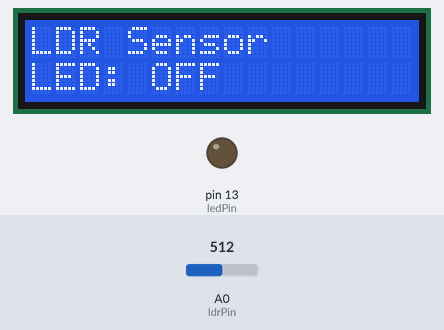
A sketch run on a simulated Arduino Uno, built with avr-gcc and run on an emulated ATmega328P. Parts: 16×2 character LCD, output pins drawn as LEDs (lit = HIGH). Inputs (shaded band) come from the test bench; at power-on: A0 (ldrPin) = 512.

Above: at 1.2 s.
1.3 s: A0 (ldrPin) set to 492
At 2.3 s:
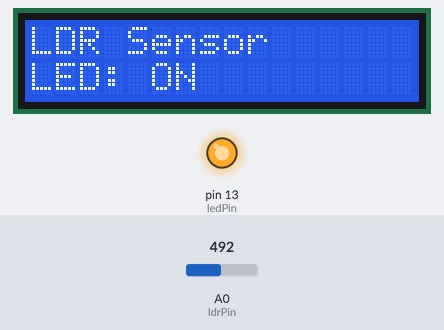
2.8 s: A0 (ldrPin) set to 510
At 4.0 s:
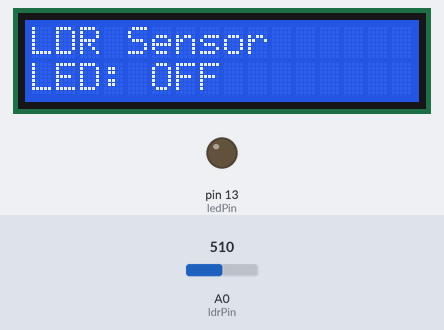
4.3 s: A0 (ldrPin) set to 490
At 5.8 s:
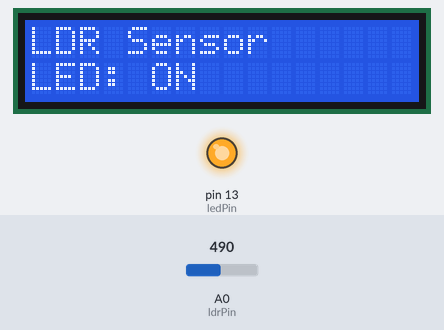
Timing chart, 0 to 7.3 s (numbered marks = the images above; inputs shaded):
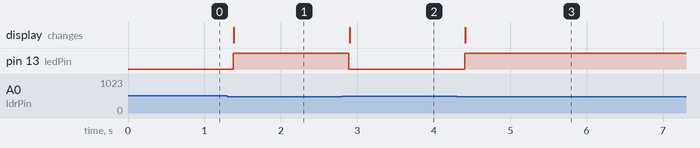

Measured:
- the behaviour switches between 500 and 499 on A0 (ldrPin) (found by bisection; images 0 and 1)
- after the input at 1.3 s, pin 13 (ledPin): LOW → HIGH after 0.07 s; the display: changes after 0.08 s (image 1)
- after the input at 2.8 s, pin 13 (ledPin): HIGH → LOW after 0.09 s; the display: changes after 0.10 s (image 2)
- after the input at 4.3 s, pin 13 (ledPin): LOW → HIGH after 0.11 s; the display: changes after 0.12 s (image 3)

The sketch:

ldr_with_lcd.hex.ino
```cpp
#include <Wire.h>
#include <LiquidCrystal_I2C.h>

LiquidCrystal_I2C lcd(0x27, 16, 2);

const int ldrPin = A0;
const int ledPin = 13;

void setup() {
  pinMode(ledPin, OUTPUT);

  Wire.begin();
  lcd.init();
  lcd.backlight();

  lcd.setCursor(0,0);
  lcd.print("LDR Sensor");
}

void loop() {

  int ldrValue = analogRead(ldrPin);

  if (ldrValue < 500) {
    digitalWrite(ledPin, HIGH);

    lcd.setCursor(0,1);
    lcd.print("LED: ON ");
  }
  else {
    digitalWrite(ledPin, LOW);

    lcd.setCursor(0,1);
    lcd.print("LED: OFF");
  }

  delay(100);
}
```
